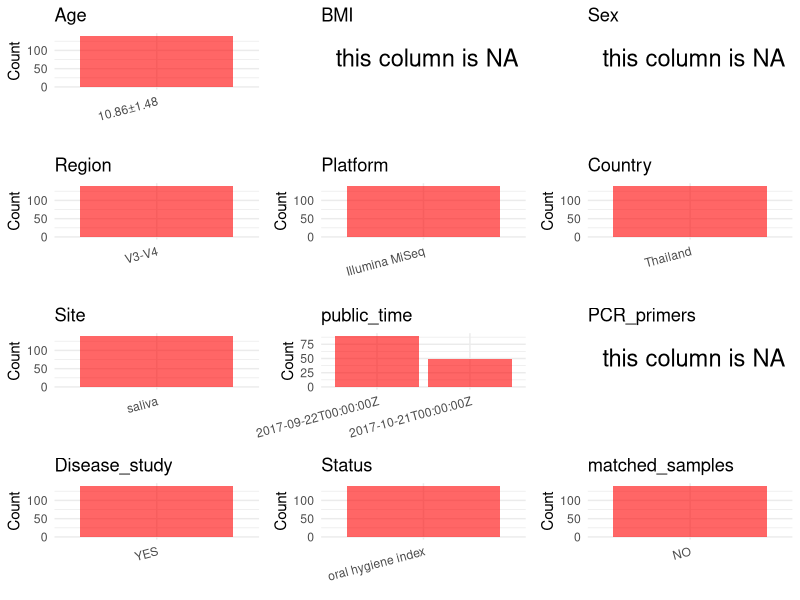

Source code (R): (Note: this script raises an error after producing the figure.)
## ---- chunk 1
# Load necessary libraries
library(dplyr)
library(ggplot2)
library(cowplot)

# Set working directory (update this path to your local directory)
setwd("D:/oral_project/PRJDB5440")

# Read the initial metadata files
initial_meta<-read.csv("SraRunTable.csv",header = T)

# Combine the two metadata files
#meta <- rbind(initial_meta, initial_meta1)

# Remove entries where Organism is "gut metagenome" (non-oral samples)
#meta <- subset(meta, Organism != "gut metagenome")

# Check the number of samples containing "HT" in Sample.Name (e.g., healthy controls)
#nrow(subset(meta, grepl("HT", Sample.Name)))

# Display the first few rows of the metadata
head(initial_meta)
## ---- chunk 2
# Create a uniform metadata dataframe
metadata <- data.frame(
  BioProject = initial_meta$BioProject,
  Run = initial_meta$Run,
  sample_name = initial_meta$Sample_name,
  Age = "10.86±1.48",
  BMI = NA,
  Sex=NA,
  Region = "V3-V4",
  Platform = initial_meta$Instrument,
  Country = initial_meta$geo_loc_name_country,
  Site = initial_meta$env_medium,
  public_time = initial_meta$ReleaseDate,
  stringsAsFactors = FALSE
)
metadata$Site<-gsub("human","",metadata$Site)
## ---- chunk 3
# Add information obtained from the publication
metadata$PCR_primers <- NA
metadata$title <- "Exploring the salivary microbiome of children stratified by the oral hygiene index"
metadata$Disease_study <- "YES"

# Assign disease status based on sample_name patterns
metadata$Status <- "oral hygiene index"

metadata$matched_samples<-"NO"
## ---- chunk 4
# Check the number of unique runs and sample names
print(paste("Number of unique runs:", length(unique(metadata$Run))))
print(paste("Number of unique sample names:", length(unique(metadata$sample_name))))
## ---- chunk 5
# Select columns for visualization
plot_data <- metadata %>%
  select(-BioProject, -Run, -sample_name, -title)

# Function to create simple plots for each column
create_simple_plots <- function(data) {
  plots <- list()
  
  for (col in colnames(data)) {
    # Check if the column is all NA
    if (all(is.na(data[[col]]))) {
      # Create an empty plot with text indicating all NA
      p <- ggplot() +
        annotate("text", x = 0.5, y = 0.5, label = "this column is NA", size = 6) +
        labs(title = col) +
        theme_void()
    } else if (is.numeric(data[[col]])) {
      # Numeric variable: histogram
      p <- ggplot(data, aes(x = .data[[col]])) +
        geom_histogram(fill = "blue", alpha = 0.6, bins = 20, na.rm = TRUE) +
        labs(title = col) +
        theme_minimal()
    } else {
      # Categorical variable: bar plot (remove NA values)
      count_data <- as.data.frame(table(data[[col]], useNA = "ifany"))
      p <- ggplot(count_data, aes(x = reorder(Var1, -Freq), y = Freq)) +
        geom_col(fill = "red", alpha = 0.6) +
        labs(title = col, x = NULL, y = "Count") +
        theme_minimal() +
        theme(axis.text.x = element_text(angle = 15, hjust = 1))
    }
    plots[[col]] <- p
  }
  
  return(plots)
}

# Generate and arrange plots
plots <- create_simple_plots(plot_data)
p<-plot_grid(plots$Age, 
          plots$BMI, 
          plots$Sex, 
          plots$Region, 
          plots$Platform, 
          plots$Country, 
          plots$Site,
          plots$public_time, 
          plots$PCR_primers,
          plots$Disease_study,
          plots$Status,
          plots$matched_samples,# add 
          ncol = 3, align = "hv", axis = "lb")
ggsave("Metadata_Summary.png", plot = p, width = 8, height = 6, dpi = 150)
## ---- chunk 6
knitr::include_graphics("Metadata_Summary.png")
## ---- chunk 7
# Reorder columns to match the desired format
metadata <- metadata[, c(
  "BioProject", "Run", "sample_name", "Age", "BMI", "Sex", 
  "Region", "Platform", "Country", "Site", "public_time", 
  "PCR_primers", "title", "Disease_study", "Status","matched_samples"
)]

# Export the uniform metadata to a CSV file
write.csv(metadata, file = "metadata.csv", quote = FALSE)
head(metadata)
